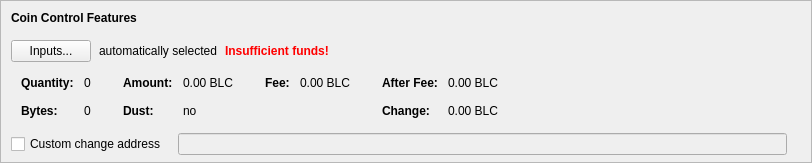
    <widget class="QFrame" name="frameCoinControl">
     <property name="sizePolicy">
      <sizepolicy hsizetype="Expanding" vsizetype="Expanding">
       <horstretch>0</horstretch>
       <verstretch>0</verstretch>
      </sizepolicy>
     </property>
     <property name="maximumSize">
      <size>
       <width>16777215</width>
       <height>16777215</height>
      </size>
     </property>
     <property name="frameShape">
      <enum>QFrame::StyledPanel</enum>
     </property>
     <property name="frameShadow">
      <enum>QFrame::Sunken</enum>
     </property>
     <layout class="QVBoxLayout" name="verticalLayoutCoinControl2">
      <property name="spacing">
       <number>0</number>
      </property>
      <property name="leftMargin">
       <number>0</number>
      </property>
      <property name="topMargin">
       <number>0</number>
      </property>
      <property name="rightMargin">
       <number>0</number>
      </property>
      <property name="bottomMargin">
       <number>6</number>
      </property>
      <item>
       <layout class="QVBoxLayout" name="verticalLayoutCoinControl" stretch="0,0,0,0,1">
        <property name="spacing">
         <number>0</number>
        </property>
        <property name="leftMargin">
         <number>10</number>
        </property>
        <property name="topMargin">
         <number>10</number>
        </property>
        <item>
         <layout class="QHBoxLayout" name="horizontalLayoutCoinControl1">
          <property name="bottomMargin">
           <number>15</number>
          </property>
          <item>
           <widget class="QLabel" name="labelCoinControlFeatures">
            <property name="sizePolicy">
             <sizepolicy hsizetype="Preferred" vsizetype="Maximum">
              <horstretch>0</horstretch>
              <verstretch>0</verstretch>
             </sizepolicy>
            </property>
            <property name="font">
             <font>
              <weight>75</weight>
              <bold>true</bold>
             </font>
            </property>
            <property name="styleSheet">
             <string notr="true">font-weight:bold;</string>
            </property>
            <property name="text">
             <string>Coin Control Features</string>
            </property>
           </widget>
          </item>
         </layout>
        </item>
        <item>
         <layout class="QHBoxLayout" name="horizontalLayoutCoinControl2" stretch="0,0,0,0">
          <property name="spacing">
           <number>8</number>
          </property>
          <property name="bottomMargin">
           <number>10</number>
          </property>
          <item>
           <widget class="QPushButton" name="pushButtonCoinControl">
            <property name="styleSheet">
             <string notr="true"/>
            </property>
            <property name="text">
             <string>Inputs...</string>
            </property>
            <property name="autoDefault">
             <bool>false</bool>
            </property>
           </widget>
          </item>
          <item>
           <widget class="QLabel" name="labelCoinControlAutomaticallySelected">
            <property name="text">
             <string>automatically selected</string>
            </property>
            <property name="margin">
             <number>5</number>
            </property>
           </widget>
          </item>
          <item>
           <widget class="QLabel" name="labelCoinControlInsuffFunds">
            <property name="font">
             <font>
              <weight>75</weight>
              <bold>true</bold>
             </font>
            </property>
            <property name="styleSheet">
             <string notr="true">color:red;font-weight:bold;</string>
            </property>
            <property name="text">
             <string>Insufficient funds!</string>
            </property>
            <property name="margin">
             <number>5</number>
            </property>
           </widget>
          </item>
          <item>
           <spacer name="horizontalSpacerCoinControl">
            <property name="orientation">
             <enum>Qt::Horizontal</enum>
            </property>
            <property name="sizeHint" stdset="0">
             <size>
              <width>40</width>
              <height>1</height>
             </size>
            </property>
           </spacer>
          </item>
         </layout>
        </item>
        <item>
         <widget class="QWidget" name="widgetCoinControl" native="true">
          <property name="sizePolicy">
           <sizepolicy hsizetype="Preferred" vsizetype="Preferred">
            <horstretch>0</horstretch>
            <verstretch>0</verstretch>
           </sizepolicy>
          </property>
          <property name="minimumSize">
           <size>
            <width>0</width>
            <height>0</height>
           </size>
          </property>
          <property name="styleSheet">
           <string notr="true"/>
          </property>
          <layout class="QHBoxLayout" name="horizontalLayoutCoinControl5">
           <property name="leftMargin">
            <number>0</number>
           </property>
           <property name="topMargin">
            <number>0</number>
           </property>
           <property name="rightMargin">
            <number>0</number>
           </property>
           <property name="bottomMargin">
            <number>0</number>
           </property>
           <item>
            <layout class="QHBoxLayout" name="horizontalLayoutCoinControl3" stretch="0,0,0,1">
             <property name="spacing">
              <number>20</number>
             </property>
             <property name="topMargin">
              <number>0</number>
             </property>
             <property name="bottomMargin">
              <number>10</number>
             </property>
             <item>
              <layout class="QFormLayout" name="formLayoutCoinControl1">
               <property name="horizontalSpacing">
                <number>10</number>
               </property>
               <property name="verticalSpacing">
                <number>14</number>
               </property>
               <property name="leftMargin">
                <number>10</number>
               </property>
               <property name="topMargin">
                <number>4</number>
               </property>
               <property name="rightMargin">
                <number>6</number>
               </property>
               <item row="0" column="0">
                <widget class="QLabel" name="labelCoinControlQuantityText">
                 <property name="font">
                  <font>
                   <weight>75</weight>
                   <bold>true</bold>
                  </font>
                 </property>
                 <property name="text">
                  <string>Quantity:</string>
                 </property>
                 <property name="margin">
                  <number>0</number>
                 </property>
                </widget>
               </item>
               <item row="0" column="1">
                <widget class="QLabel" name="labelCoinControlQuantity">
                 <property name="cursor">
                  <cursorShape>IBeamCursor</cursorShape>
                 </property>
                 <property name="contextMenuPolicy">
                  <enum>Qt::ActionsContextMenu</enum>
                 </property>
                 <property name="text">
                  <string notr="true">0</string>
                 </property>
                 <property name="margin">
                  <number>0</number>
                 </property>
                 <property name="textInteractionFlags">
                  <set>Qt::LinksAccessibleByMouse|Qt::TextSelectableByKeyboard|Qt::TextSelectableByMouse</set>
                 </property>
                </widget>
               </item>
               <item row="1" column="0">
                <widget class="QLabel" name="labelCoinControlBytesText">
                 <property name="font">
                  <font>
                   <weight>75</weight>
                   <bold>true</bold>
                  </font>
                 </property>
                 <property name="text">
                  <string>Bytes:</string>
                 </property>
                </widget>
               </item>
               <item row="1" column="1">
                <widget class="QLabel" name="labelCoinControlBytes">
                 <property name="cursor">
                  <cursorShape>IBeamCursor</cursorShape>
                 </property>
                 <property name="contextMenuPolicy">
                  <enum>Qt::ActionsContextMenu</enum>
                 </property>
                 <property name="text">
                  <string notr="true">0</string>
                 </property>
                 <property name="textInteractionFlags">
                  <set>Qt::LinksAccessibleByMouse|Qt::TextSelectableByKeyboard|Qt::TextSelectableByMouse</set>
                 </property>
                </widget>
               </item>
              </layout>
             </item>
             <item>
              <layout class="QFormLayout" name="formLayoutCoinControl2">
               <property name="horizontalSpacing">
                <number>10</number>
               </property>
               <property name="verticalSpacing">
                <number>14</number>
               </property>
               <property name="leftMargin">
                <number>6</number>
               </property>
               <property name="topMargin">
                <number>4</number>
               </property>
               <property name="rightMargin">
                <number>6</number>
               </property>
               <item row="0" column="0">
                <widget class="QLabel" name="labelCoinControlAmountText">
                 <property name="font">
                  <font>
                   <weight>75</weight>
                   <bold>true</bold>
                  </font>
                 </property>
                 <property name="text">
                  <string>Amount:</string>
                 </property>
                 <property name="margin">
                  <number>0</number>
                 </property>
                </widget>
               </item>
               <item row="0" column="1">
                <widget class="QLabel" name="labelCoinControlAmount">
                 <property name="cursor">
                  <cursorShape>IBeamCursor</cursorShape>
                 </property>
                 <property name="contextMenuPolicy">
                  <enum>Qt::ActionsContextMenu</enum>
                 </property>
                 <property name="text">
                  <string notr="true">0.00 BLC</string>
                 </property>
                 <property name="textInteractionFlags">
                  <set>Qt::LinksAccessibleByMouse|Qt::TextSelectableByKeyboard|Qt::TextSelectableByMouse</set>
                 </property>
                </widget>
               </item>
               <item row="1" column="0">
                <widget class="QLabel" name="labelCoinControlLowOutputText">
                 <property name="font">
                  <font>
                   <weight>75</weight>
                   <bold>true</bold>
                  </font>
                 </property>
                 <property name="text">
                  <string>Dust:</string>
                 </property>
                </widget>
               </item>
               <item row="1" column="1">
                <widget class="QLabel" name="labelCoinControlLowOutput">
                 <property name="cursor">
                  <cursorShape>IBeamCursor</cursorShape>
                 </property>
                 <property name="contextMenuPolicy">
                  <enum>Qt::ActionsContextMenu</enum>
                 </property>
                 <property name="text">
                  <string notr="true">no</string>
                 </property>
                 <property name="textInteractionFlags">
                  <set>Qt::LinksAccessibleByMouse|Qt::TextSelectableByKeyboard|Qt::TextSelectableByMouse</set>
                 </property>
                </widget>
               </item>
              </layout>
             </item>
             <item>
              <layout class="QFormLayout" name="formLayoutCoinControl3">
               <property name="horizontalSpacing">
                <number>10</number>
               </property>
               <property name="verticalSpacing">
                <number>14</number>
               </property>
               <property name="leftMargin">
                <number>6</number>
               </property>
               <property name="topMargin">
                <number>4</number>
               </property>
               <property name="rightMargin">
                <number>6</number>
               </property>
               <item row="0" column="0">
                <widget class="QLabel" name="labelCoinControlFeeText">
                 <property name="font">
                  <font>
                   <weight>75</weight>
                   <bold>true</bold>
                  </font>
                 </property>
                 <property name="text">
                  <string>Fee:</string>
                 </property>
                 <property name="margin">
                  <number>0</number>
                 </property>
                </widget>
               </item>
               <item row="0" column="1">
                <widget class="QLabel" name="labelCoinControlFee">
                 <property name="cursor">
                  <cursorShape>IBeamCursor</cursorShape>
                 </property>
                 <property name="contextMenuPolicy">
                  <enum>Qt::ActionsContextMenu</enum>
                 </property>
                 <property name="text">
                  <string notr="true">0.00 BLC</string>
                 </property>
                 <property name="textInteractionFlags">
                  <set>Qt::LinksAccessibleByMouse|Qt::TextSelectableByKeyboard|Qt::TextSelectableByMouse</set>
                 </property>
                </widget>
               </item>
              </layout>
             </item>
             <item>
              <layout class="QFormLayout" name="formLayoutCoinControl4">
               <property name="horizontalSpacing">
                <number>10</number>
               </property>
               <property name="verticalSpacing">
                <number>14</number>
               </property>
               <property name="leftMargin">
                <number>6</number>
               </property>
               <property name="topMargin">
                <number>4</number>
               </property>
               <property name="rightMargin">
                <number>6</number>
               </property>
               <item row="0" column="0">
                <widget class="QLabel" name="labelCoinControlAfterFeeText">
                 <property name="font">
                  <font>
                   <weight>75</weight>
                   <bold>true</bold>
                  </font>
                 </property>
                 <property name="text">
                  <string>After Fee:</string>
                 </property>
                 <property name="margin">
                  <number>0</number>
                 </property>
                </widget>
               </item>
               <item row="0" column="1">
                <widget class="QLabel" name="labelCoinControlAfterFee">
                 <property name="cursor">
                  <cursorShape>IBeamCursor</cursorShape>
                 </property>
                 <property name="contextMenuPolicy">
                  <enum>Qt::ActionsContextMenu</enum>
                 </property>
                 <property name="text">
                  <string notr="true">0.00 BLC</string>
                 </property>
                 <property name="textInteractionFlags">
                  <set>Qt::LinksAccessibleByMouse|Qt::TextSelectableByKeyboard|Qt::TextSelectableByMouse</set>
                 </property>
                </widget>
               </item>
               <item row="1" column="0">
                <widget class="QLabel" name="labelCoinControlChangeText">
                 <property name="font">
                  <font>
                   <weight>75</weight>
                   <bold>true</bold>
                  </font>
                 </property>
                 <property name="text">
                  <string>Change:</string>
                 </property>
                </widget>
               </item>
               <item row="1" column="1">
                <widget class="QLabel" name="labelCoinControlChange">
                 <property name="cursor">
                  <cursorShape>IBeamCursor</cursorShape>
                 </property>
                 <property name="contextMenuPolicy">
                  <enum>Qt::ActionsContextMenu</enum>
                 </property>
                 <property name="text">
                  <string notr="true">0.00 BLC</string>
                 </property>
                 <property name="textInteractionFlags">
                  <set>Qt::LinksAccessibleByMouse|Qt::TextSelectableByKeyboard|Qt::TextSelectableByMouse</set>
                 </property>
                </widget>
               </item>
              </layout>
             </item>
            </layout>
           </item>
          </layout>
         </widget>
        </item>
        <item>
         <layout class="QHBoxLayout" name="horizontalLayoutCoinControl4" stretch="0,0,0">
          <property name="spacing">
           <number>12</number>
          </property>
          <property name="sizeConstraint">
           <enum>QLayout::SetDefaultConstraint</enum>
          </property>
          <property name="topMargin">
           <number>5</number>
          </property>
          <property name="rightMargin">
           <number>5</number>
          </property>
          <item>
           <widget class="QCheckBox" name="checkBoxCoinControlChange">
            <property name="toolTip">
             <string>If this is activated, but the change address is empty or invalid, change will be sent to a newly generated address.</string>
            </property>
            <property name="text">
             <string>Custom change address</string>
            </property>
           </widget>
          </item>
          <item>
           <widget class="QValidatedLineEdit" name="lineEditCoinControlChange">
            <property name="enabled">
             <bool>false</bool>
            </property>
            <property name="sizePolicy">
             <sizepolicy hsizetype="Expanding" vsizetype="Fixed">
              <horstretch>0</horstretch>
              <verstretch>0</verstretch>
             </sizepolicy>
            </property>
           </widget>
          </item>
          <item>
           <widget class="QLabel" name="labelCoinControlChangeLabel">
            <property name="sizePolicy">
             <sizepolicy hsizetype="Preferred" vsizetype="Expanding">
              <horstretch>0</horstretch>
              <verstretch>0</verstretch>
             </sizepolicy>
            </property>
            <property name="minimumSize">
             <size>
              <width>0</width>
              <height>0</height>
             </size>
            </property>
            <property name="text">
             <string/>
            </property>
            <property name="margin">
             <number>3</number>
            </property>
           </widget>
          </item>
         </layout>
        </item>
        <item>
         <spacer name="verticalSpacerCoinControl">
          <property name="orientation">
           <enum>Qt::Vertical</enum>
          </property>
          <property name="sizeHint" stdset="0">
           <size>
            <width>800</width>
            <height>1</height>
           </size>
          </property>
         </spacer>
        </item>
       </layout>
      </item>
     </layout>
    </widget>
